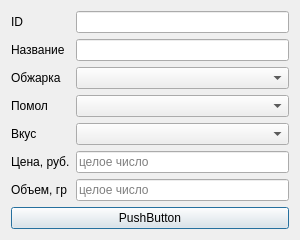
<?xml version="1.0" encoding="UTF-8"?>
<ui version="4.0">
 <class>AddEditCoffeeForm</class>
 <widget class="QDialog" name="AddEditCoffeeForm">
  <property name="geometry">
   <rect>
    <x>0</x>
    <y>0</y>
    <width>300</width>
    <height>225</height>
   </rect>
  </property>
  <property name="sizePolicy">
   <sizepolicy hsizetype="Fixed" vsizetype="Fixed">
    <horstretch>0</horstretch>
    <verstretch>0</verstretch>
   </sizepolicy>
  </property>
  <property name="maximumSize">
   <size>
    <width>400</width>
    <height>260</height>
   </size>
  </property>
  <property name="windowTitle">
   <string>Dialog</string>
  </property>
  <layout class="QGridLayout" name="gridLayout">
   <item row="0" column="0">
    <layout class="QFormLayout" name="formLayout">
     <item row="0" column="0">
      <widget class="QLabel" name="label">
       <property name="text">
        <string>ID</string>
       </property>
      </widget>
     </item>
     <item row="0" column="1">
      <widget class="QLineEdit" name="line_id">
       <property name="readOnly">
        <bool>true</bool>
       </property>
      </widget>
     </item>
     <item row="1" column="0">
      <widget class="QLabel" name="label_2">
       <property name="text">
        <string>Название</string>
       </property>
      </widget>
     </item>
     <item row="1" column="1">
      <widget class="QLineEdit" name="line_name"/>
     </item>
     <item row="2" column="0">
      <widget class="QLabel" name="label_3">
       <property name="text">
        <string>Обжарка</string>
       </property>
      </widget>
     </item>
     <item row="2" column="1">
      <widget class="QComboBox" name="combo_roasting"/>
     </item>
     <item row="3" column="0">
      <widget class="QLabel" name="label_4">
       <property name="text">
        <string>Помол</string>
       </property>
      </widget>
     </item>
     <item row="3" column="1">
      <widget class="QComboBox" name="combo_ground"/>
     </item>
     <item row="4" column="0">
      <widget class="QLabel" name="label_5">
       <property name="text">
        <string>Вкус</string>
       </property>
      </widget>
     </item>
     <item row="4" column="1">
      <widget class="QComboBox" name="combo_taste"/>
     </item>
     <item row="5" column="0">
      <widget class="QLabel" name="label_6">
       <property name="text">
        <string>Цена, руб.</string>
       </property>
      </widget>
     </item>
     <item row="5" column="1">
      <widget class="QLineEdit" name="line_price">
       <property name="placeholderText">
        <string>целое число</string>
       </property>
      </widget>
     </item>
     <item row="6" column="0">
      <widget class="QLabel" name="label_7">
       <property name="text">
        <string>Объем, гр</string>
       </property>
      </widget>
     </item>
     <item row="6" column="1">
      <widget class="QLineEdit" name="line_volume">
       <property name="placeholderText">
        <string>целое число</string>
       </property>
      </widget>
     </item>
     <item row="7" column="0" colspan="2">
      <widget class="QPushButton" name="button_execute">
       <property name="text">
        <string>PushButton</string>
       </property>
      </widget>
     </item>
    </layout>
   </item>
  </layout>
 </widget>
 <resources/>
 <connections/>
</ui>
